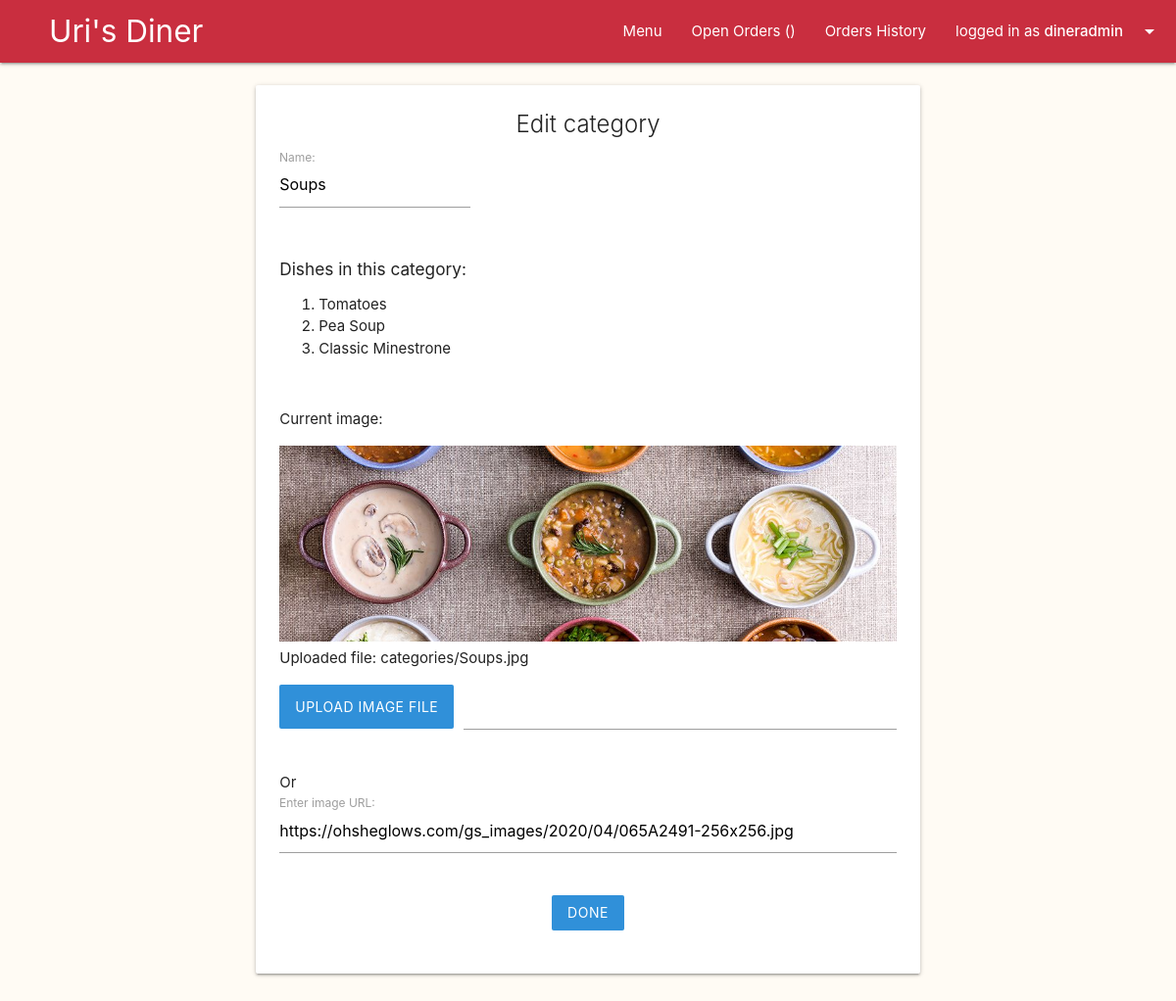
Screenshot of /backoffice/categories/edit/6 (signed in) with the database file from the repository.
### main/models.py (models this page shows, shortened)
class Category(models.Model):
    name = models.CharField(max_length=20, blank=False, unique=True)
    is_deleted = models.BooleanField(default=False)
    image_Url = models.URLField(null=True, blank=True)
    image_file = models.ImageField(upload_to=category_image_path, null=True, blank=True)
    position = models.IntegerField(blank=False, default=0)

class Dish(models.Model):
    name = models.CharField(max_length=50, blank=False)
    price = models.DecimalField(max_digits=5, decimal_places=2, blank=False)
    description = models.CharField(max_length=300, blank=False)
    is_gluten_free = models.BooleanField(default=False)
    is_vegeterian = models.BooleanField(default=False)
    category = models.ForeignKey(Category, on_delete=models.CASCADE, limit_choices_to={'is_deleted':False})
    is_deleted = models.BooleanField(default=False)
    image_Url = models.URLField(null=True, blank=True)
    image_file = models.ImageField(upload_to=dish_image_path, null=True, blank=True)

### backoffice/views.py (the view)
# urls.py: path('categories/edit/<int:id>', views.edit_category, name="edit_category"),
@staff_member_required(login_url='backoffice_login')
def edit_category(request, id):
    try:
        category = Category.objects.get(id=id)
    except:
        return redirect('menu_all_categories')
    form = CategoryForm(instance=category)
    if request.method == 'POST':
        form = CategoryForm(request.POST, request.FILES, instance=category)
        if form.is_valid():
            form.save()
            return redirect('menu_all_categories')
    return render(request, 'backoffice/edit_category.html', {'form':form, 'category':category})

### main/forms.py (shortened to what this page needs)
class CategoryForm(ModelForm):
    template_name = "forms/CategoryForm.html"
    class Meta:
        model = Category
        fields = ['name', 'image_file', 'image_Url']
        labels = {
            'image_file': 'Upload image file',
            'image_Url': 'Enter image URL'
        }
        help_texts = {
            'image_Url': 'Image upload is preferred and will take precedence if both an image URL and a file is supplied.'
        }
        widgets = {
            'image_file': forms.FileInput(),
        }

### main/context_processors.py (called while the page is built)
def site_wide_data(request):
    try:
        data = {
        'open_orders_number' : len(Cart.objects.filter(delivery__is_delivered=False)),
        'my_open_orders_number' : len(Delivery.objects.filter(order__user=request.user).filter(is_delivered=False)),
        'my_cart_items_number' : len(User.objects.get(id=request.user.id).cart_set.last().item_set.all())
        }
    except:
        data = {}
    return data

### backoffice/templates/backoffice/edit_category.html (shortened to what this page needs)
{% extends 'layouts/backoffice.html' %}
{% block backoffice-content %}
<div class="col l10 offset-l1">
  <div class="section">
    <div class="card">
      <div class="card-content">
        <div class="center-align">
          <strong class="card-title">Edit category</strong>
        </div>
        <form action="{% url 'edit_category' id=category.id %}" method="POST" enctype="multipart/form-data" novalidate>
          {{form}}
          <div class="row">
            <div class="col l12 center-align">
              <input class="btn" type="submit" value="Done">
            </div>
          </div>
        </form>
      </div>
    </div>
  </div>
</div>
{% endblock backoffice-content %}

### templates/common/navbar.html (shortened to what this page needs)
{% load static %}
<nav>
  <div class="nav-wrapper">
    <a href="{% url 'main' %}" class="brand-logo" style="left: 50px"> Uri's Diner</a>
    <ul class="right">
      <li><a href="{% url 'menu_all_categories' %}">Menu</a></li>
      {% if request.user.username %}
      {% if request.user.is_staff == True %}
      <li><a href="{% url 'manage_orders' %}">Open Orders
          ({{open_orders_number}})</a></li>
      <li><a href="{% url 'show_orders_history' %}">Orders History</a></li>
      {% endif %}
      <li><a class="dropdown-trigger" href="#!"
          data-target="user-dropdown">logged in as
          <strong>{{request.user.username}}</strong><i
            class="material-icons right">arrow_drop_down</i></a></li>
      {% else %}
      <li><a href="{% url 'user_login' %}">Log In</a></li>
      <li><a href="{% url 'user_signup' %}">Sign up</a></li>
      {% endif %}
    </ul>
  </div>
</nav>

### templates/forms/CategoryForm.html (shortened to what this page needs)
<div class="row">
  <div class="col l4">
    <div class="input-field">
      {{form.name.label_tag}}{{form.name}}
    </div>
  </div>
</div>
{% if form.instance.id != None %}
<div class="row">
  <div class="col l12">
    <div>
      <h6>Dishes in this category:</h6>
      <ol>
        {% for dish in form.instance.dish_set.all %}
        {% if dish.is_deleted == False %}
        <li><a href="{% url 'edit_dish' id=dish.id %}">{{dish.name}}</a></li>
        {% endif %}
        {% endfor %}
      </ol>
    </div>
  </div>
</div>
{% endif %}
<div class="row">
  <div class="col l12">
    {% if form.instance.id != None %}
    <div class="section">
      <p>Current image:</p>
    </div>
    <div>
      {% if form.instance.image_file %}
      <div>
        <img class="category-img" src="{{form.instance.image_file.url}}" alt="">
      </div>
      Uploaded file: {{form.instance.image_file.name}}
      {% endif %}
    </div>
    {% endif %}
    <div class="file-field input-field">
      <div class="btn"><span>{{form.image_file.label}}</span></div>
      <div class="file-path-wrapper">
        <input class="file-path validate" type="text">
      </div>
    </div>
  </div>
</div>
<div>
  Or
</div>
<div class="row">
  <div class="col l12">
    <div class="input-field tooltipped" data-position="bottom"
      data-tooltip="{{form.image_Url.help_text}}">
      {{form.image_Url.label_tag}} {{form.image_Url}}
    </div>
  </div>
</div>

### static/css/custom.css (style rules this page uses)
body { background-color: #fffbf4; }
.category-img { height: 200px; width: 100%; object-fit: cover; }
.dish-text h5, p { margin-top: 0px; }

### rows the page displays
Category: name "Soups", instance.image_file (picture), instance.image_file.name "categories/Soups.jpg", image_Url "https://ohsheglows.com/gs_images/2020/04/065A2491-256x256.jpg"
Dish: name "Tomatoes"
Dish: name "Pea Soup"
Dish: name "Classic Minestrone"

### other values shown
{{ request.user.username }} "dineradmin"
